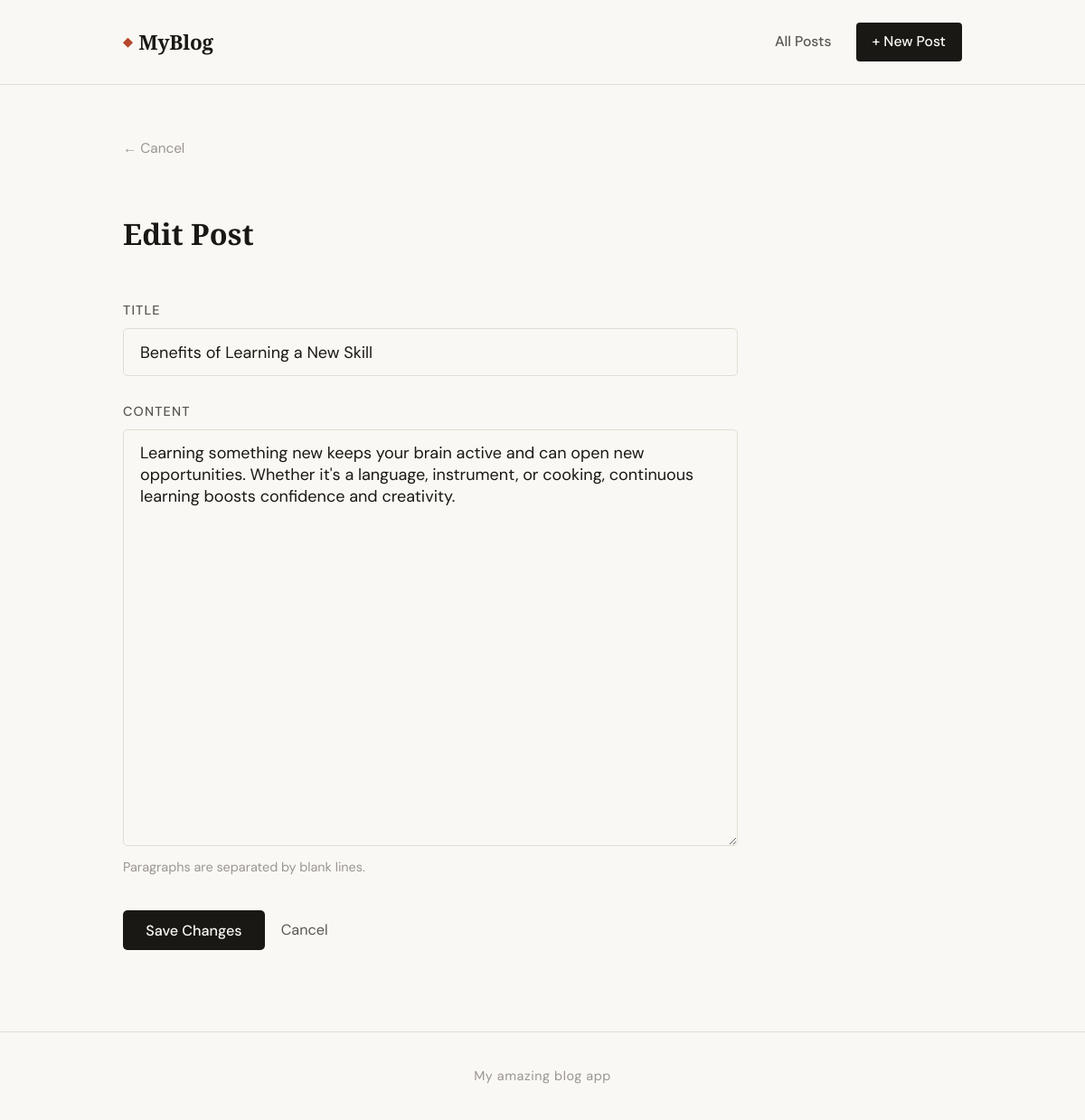
The app's page /edit/benefits-of-learning-a-new-skill with its own data.
### tables this page shows
CREATE TABLE posts (
                id INTEGER PRIMARY KEY AUTOINCREMENT,
                title TEXT NOT NULL,
                slug TEXT NOT NULL UNIQUE,
                content TEXT NOT NULL,
                excerpt TEXT,
                created_at TEXT NOT NULL,
                updated_at TEXT NOT NULL
            );

### app.py (the view, shortened to what this page needs)
@app.route("/edit/<slug>", methods=["GET", "POST"])
def edit_post(slug):
    db = get_db()
    p = db.execute("SELECT * FROM posts WHERE slug = ?", (slug,)).fetchone()
    if p is None:
        abort(404)
    return render_template("edit.html", post=p, form=dict(p))

### app.py (called while the page is built)
def get_db():
    db = getattr(g, "_database", None)
    if db is None:
        db = g._database = sqlite3.connect(DATABASE)
        db.row_factory = sqlite3.Row
    return db

@app.teardown_appcontext
def close_connection(exception):
    db = getattr(g, "_database", None)
    if db is not None:
        db.close()

### templates/edit.html (shortened to what this page needs)
{% extends "base.html" %}
{% block content %}
<div class="editor-page">
  <header class="editor-header">
    <a href="{{ url_for('index') }}" class="back-link">← Cancel</a>
    <h1>{% if post %}Edit Post{% else %}New Post{% endif %}</h1>
  </header>
  <form method="POST" class="editor-form">
    <div class="field">
      <label for="title">Title</label>
      <input
        type="text"
        id="title"
        name="title"
        value="{{ form.title or '' }}"
        placeholder="What's this post about?"
        autofocus
        required
      />
    </div>
    <div class="field">
      <label for="content">Content</label>
      <textarea
        id="content"
        name="content"
        rows="18"
        placeholder="Start writing… Separate paragraphs with a blank line."
        required
      >{{ form.content or '' }}</textarea>
      <p class="field-hint">Paragraphs are separated by blank lines.</p>
    </div>
    <div class="editor-actions">
      <button type="submit" class="btn-primary">
        {% if post %}Save Changes{% else %}Publish Post{% endif %}
      </button>
      <a href="{{ url_for('index') }}" class="btn-ghost">Cancel</a>
    </div>
  </form>
</div>
{% endblock %}

### static/css/style.css (style rules this page uses)
:root { --ink: #1a1814; --ink-soft: #5a5650; --ink-faint: #9a9590; --paper: #faf8f4; --paper-warm: #f2ede4; --rule: #e2ddd4; --accent: #b5472a; --accent-light: #f0e8e4; --font-serif: 'Playfair Display', Georgia, serif; --font-sans: 'DM Sans', system-ui, sans-serif; --max-w: 740px; --max-w-wide: 1000px; }
*, *::before, *::after { box-sizing: border-box; margin: 0; padding: 0; }
html { font-size: 18px; scroll-behavior: smooth; }
body { font-family: var(--font-sans); background: var(--paper); color: var(--ink); line-height: 1.7; min-height: 100vh; display: flex; flex-direction: column; }
a { color: inherit; text-decoration: none; }
.back-link { display: inline-block; font-size: 0.85rem; color: var(--ink-faint); margin-bottom: 2rem; transition: color 0.15s; }
.editor-page { max-width: 680px; }
.editor-header { margin-bottom: 2.5rem; }
.editor-header h1 { font-family: var(--font-serif); font-size: 1.8rem; font-weight: 700; margin-top: 1rem; }
.editor-form { display: flex; flex-direction: column; gap: 1.5rem; }
.field { display: flex; flex-direction: column; gap: 0.4rem; }
.field label { font-size: 0.8rem; font-weight: 500; letter-spacing: 0.08em; text-transform: uppercase; color: var(--ink-soft); }
.field input, .field textarea { font-family: var(--font-sans); font-size: 1rem; color: var(--ink); background: var(--paper); border: 1px solid var(--rule); border-radius: 5px; padding: 0.75rem 1rem; outline: none; transition: border-color 0.15s, box-shadow 0.15s; resize: vertical; }
.field input::placeholder, .field textarea::placeholder { color: var(--ink-faint); }
.field-hint { font-size: 0.8rem; color: var(--ink-faint); margin-top: 0.2rem; }
.editor-actions { display: flex; gap: 1rem; align-items: center; padding-top: 0.5rem; }
.btn-primary { display: inline-block; background: var(--ink); color: var(--paper); padding: 0.65rem 1.4rem; border-radius: 5px; font-family: var(--font-sans); font-size: 0.9rem; font-weight: 500; border: none; cursor: pointer; transition: background 0.15s; }
.btn-ghost { color: var(--ink-soft); font-size: 0.9rem; }

### records on screen
posts: title "Benefits of Learning a New Skill", content "Learning something new keeps your brain active and can open new opportunities. Whether it's a language, instrument, or cooking, continuous learning boosts confidence and creativity."
